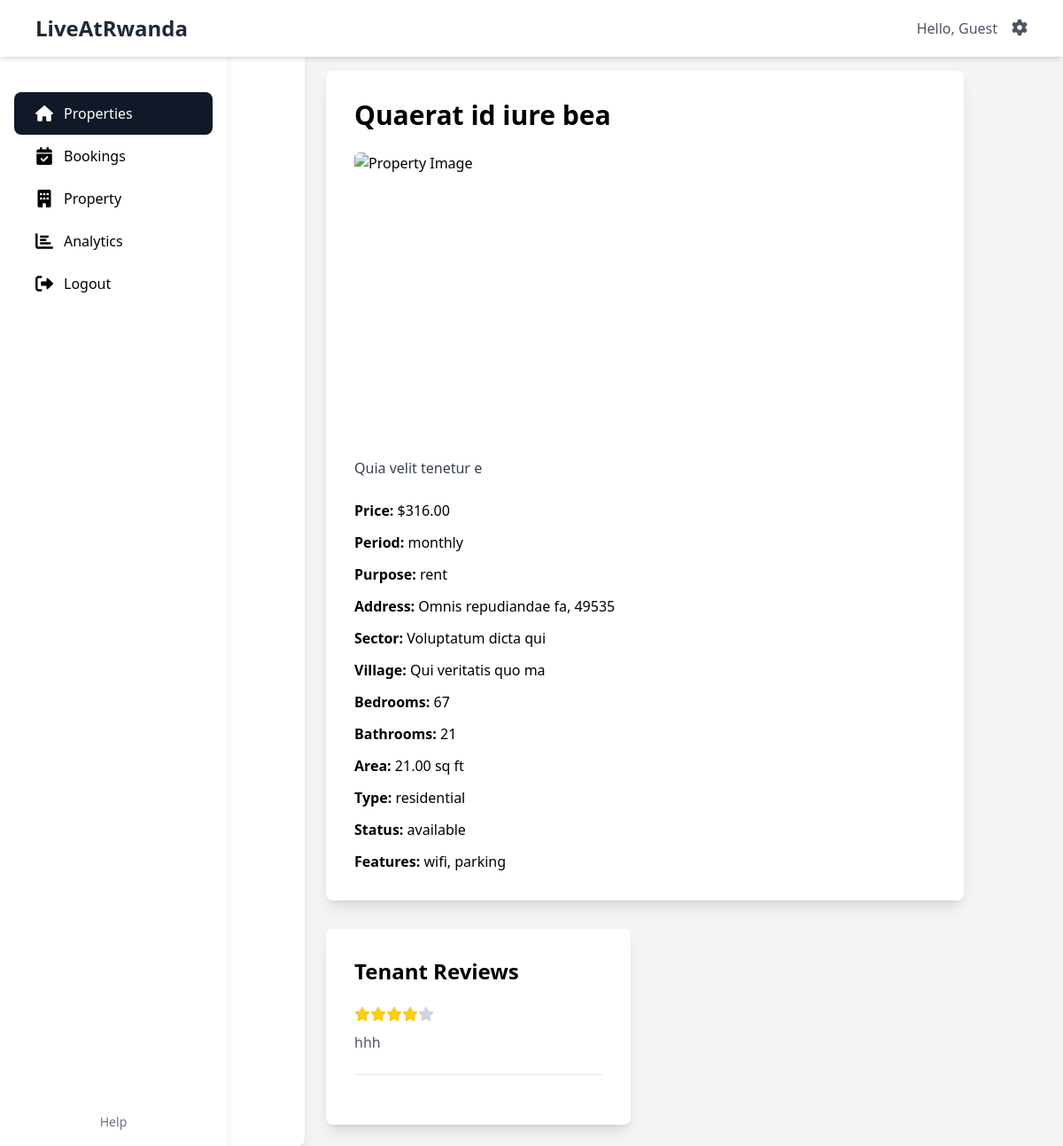
The page /onwer/propertyDetails.php?id=1 on the database its author committed.
### tables this page shows
CREATE TABLE `properties` (
  `id` int(11) NOT NULL,
  `user_id` int(11) NOT NULL,
  `title` varchar(255) NOT NULL,
  `description` text DEFAULT NULL,
  `price` decimal(10,2) NOT NULL,
  `period` varchar(255) DEFAULT NULL,
  `purpose` varchar(100) DEFAULT NULL,
  `zipcode` varchar(100) DEFAULT NULL,
  `address` varchar(255) NOT NULL,
  `sector` varchar(255) DEFAULT NULL,
  `village` varchar(255) DEFAULT NULL,
  `features` text DEFAULT NULL,
  `password` varchar(255) NOT NULL,
  `bedrooms` int(11) NOT NULL,
  `bathrooms` int(11) NOT NULL,
  `area` decimal(10,2) NOT NULL,
  `property_type` varchar(50) NOT NULL,
  `status` varchar(50) NOT NULL DEFAULT 'available',
  `images` text DEFAULT NULL,
  `created_at` datetime NOT NULL,
  `updated_at` datetime DEFAULT NULL
);

CREATE TABLE `reviews` (
  `id` int(11) NOT NULL,
  `property_id` int(11) NOT NULL,
  `user_id` int(11) NOT NULL,
  `rating` int(11) NOT NULL,
  `favorite` tinyint(1) DEFAULT NULL,
  `comment` text DEFAULT NULL,
  `created_at` datetime NOT NULL,
  `updated_at` datetime DEFAULT NULL
);

### onwer/propertyDetails.php (the view, shortened to what this page needs)
<?php
require '../config/connection.php';
$property_id = isset($_GET['id']) ? intval($_GET['id']) : 0;
$query = "SELECT * FROM properties WHERE id = ?";
$stmt = $conn->prepare($query);
$stmt->bind_param("i", $property_id);
$stmt->execute();
$result = $stmt->get_result();
$property = $result->fetch_assoc();
$review_query = "SELECT * FROM reviews WHERE property_id = ?";
$review_stmt = $conn->prepare($review_query);
$review_stmt->bind_param("i", $property_id);
$review_stmt->execute();
$reviews = $review_stmt->get_result();
?>
<!DOCTYPE html>
<html lang="en">
<head>
    <script src="https://cdn.tailwindcss.com"></script>
</head>
<body class="bg-gray-100">
    <header class="bg-white shadow-md p-4 mb-6">
        <?php include './include/navbar.php'; ?>
    </header>
    <div class="container mx-auto flex">
        <aside class="w-1/4 bg-white p-6 shadow-lg rounded-lg">
            <?php include './include/sidebar.php'; ?>
        </aside>
        <main class="w-3/4 p-6 grid grid-cols-2 gap-8">
            <div class="lg:col-span-2 bg-white p-8 shadow-lg rounded-lg">
                <h1 class="text-3xl font-bold mb-6"> <?= $property['title'] ?> </h1>
                <img src="<?= $property['images'] ?>" alt="Property Image" class="w-full h-80 object-cover rounded-md">
                <p class="text-gray-700 mt-6"> <?= $property['description'] ?> </p>
                <ul class="mt-6 space-y-3">
                    <li><strong>Price:</strong> $<?= $property['price'] ?></li>
                    <li><strong>Period:</strong> <?= $property['period'] ?></li>
                    <li><strong>Purpose:</strong> <?= $property['purpose'] ?></li>
                    <li><strong>Address:</strong> <?= $property['address'] ?>, <?= $property['zipcode'] ?></li>
                    <li><strong>Sector:</strong> <?= $property['sector'] ?></li>
                    <li><strong>Village:</strong> <?= $property['village'] ?></li>
                    <li><strong>Bedrooms:</strong> <?= $property['bedrooms'] ?></li>
                    <li><strong>Bathrooms:</strong> <?= $property['bathrooms'] ?></li>
                    <li><strong>Area:</strong> <?= $property['area'] ?> sq ft</li>
                    <li><strong>Type:</strong> <?= $property['property_type'] ?></li>
                    <li><strong>Status:</strong> <?= $property['status'] ?></li>
                    <li><strong>Features:</strong> <?= implode(', ', json_decode($property['features'], true)) ?></li>
                </ul>
            </div>
            <div class="bg-white p-8 shadow-lg rounded-lg">
                <h2 class="text-2xl font-bold mb-6">Tenant Reviews</h2>
                <?php while ($review = $reviews->fetch_assoc()): ?>
                    <div class="border-b pb-6 mb-6">
                        <div class="flex items-center mt-2">
                            <?php for ($i = 1; $i <= 5; $i++): ?>
                                <i class="fas fa-star <?= $i <= $review['rating'] ? 'text-yellow-400' : 'text-gray-300' ?>"></i>
                            <?php endfor; ?>
                        </div>
                        <p class="mt-3 text-gray-600"> <?= $review['comment'] ?> </p>
                    </div>
                <?php endwhile; ?>
            </div>
        </main>
    </div>
</body>
</html>

### rows shown on the page
properties: title "Quaerat id iure bea", description "Quia velit tenetur e", price "316.00", period "monthly", purpose "rent", address "Omnis repudiandae fa", zipcode "49535", sector "Voluptatum dicta qui", village "Qui veritatis quo ma", bedrooms "67", bathrooms "21", area "21.00", property_type "residential", status "available", features "wifi, parking"
reviews: rating 4 (drawn), comment "hhh"

### other values the page prints
$username "Guest"
$item['label'] "Properties"
$item['label'] "Bookings"
$item['label'] "Property"
$item['label'] "Analytics"
$item['label'] "Logout"
